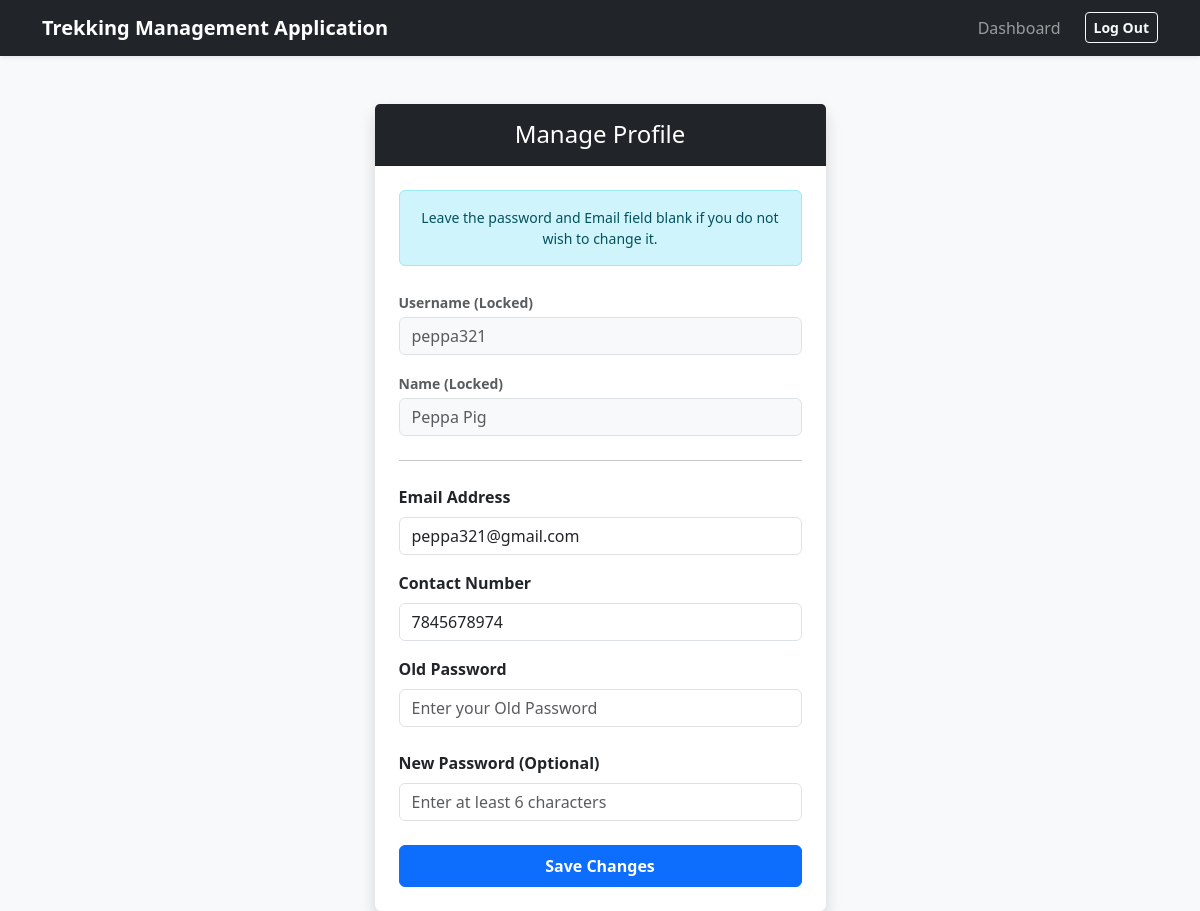
The page /staff/update_profile (signed in) on the database as committed earlier.
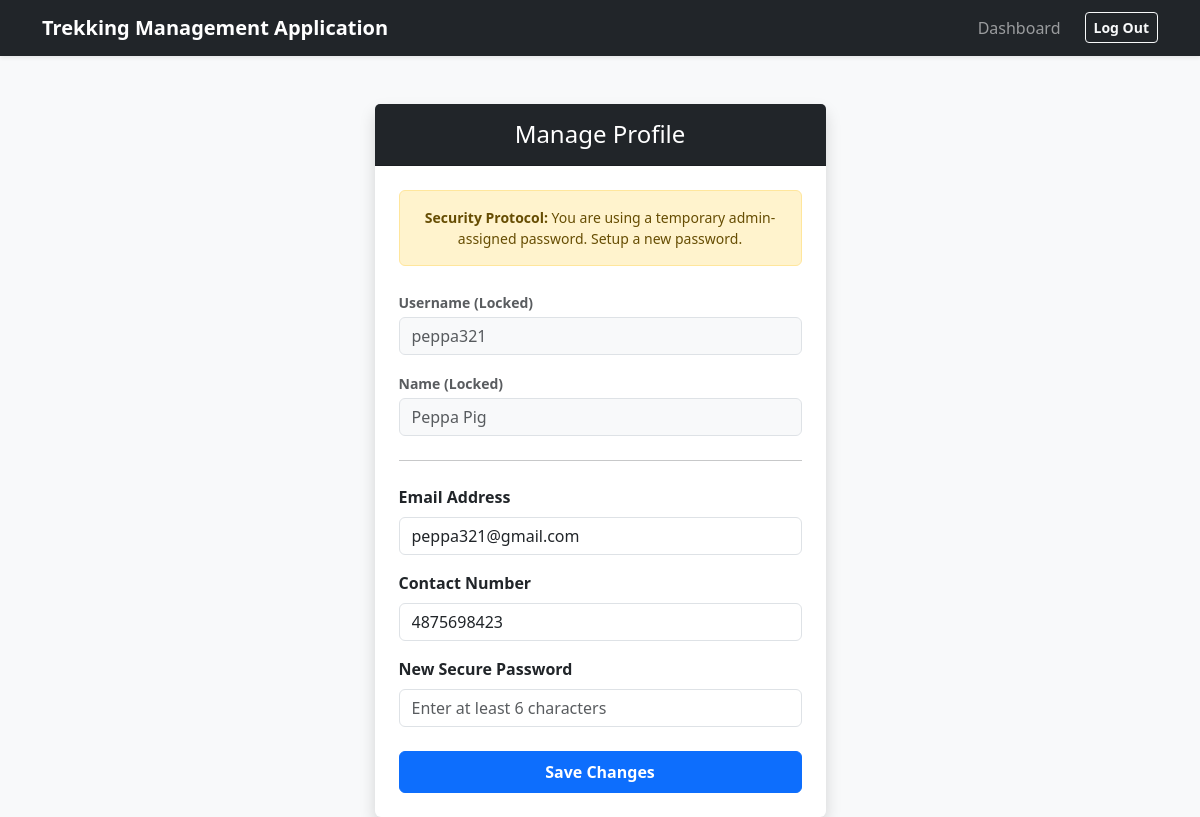
The same page on the database as committed later.
### app/models.py (models this page shows)
class StaffProfile(db.Model):
    __tablename__ = "staff_profiles"
    id = db.Column(db.Integer, primary_key=True)
    user_id = db.Column(db.Integer, db.ForeignKey('users.id'), unique=True, nullable=False)
    contact_number = db.Column(db.String(15), unique=True, nullable=False)
    status = db.Column(db.String(20), nullable=False)

### app/routes/staff.py (the view, shortened to what this page needs)
@staff_bp.route('/update_profile', methods=['GET', 'POST'])
def update_profile():
    current_staff_user = models.User.query.get(session['user_id'])
    is_joining = current_staff_user.staff_profile.status == 'Pending_Active'
    return render_template('staff/update_profile.html', user=current_staff_user, is_joining=is_joining)

### app/routes/staff.py (called while the page is built)
@staff_bp.before_request
def staff_hold():
    if 'user_id' not in session or session.get('role') != 'Staff':
        flash("Unauthorized Access, relogin", "danger")
        return redirect(url_for('auth.login'))
    current_staff_user = models.User.query.get(session['user_id']) # Searches using Primary ID helps with performance boost
    if current_staff_user.staff_profile.status == "Pending_Active":
        allowed_endpoints = ['staff.update_profile', 'auth.logout']
        if request.endpoint not in allowed_endpoints:
            flash("You must finalize your profile first", "warning")
            return redirect(url_for('staff.update_profile'))

### app/templates/staff/update_profile.html (shortened to what this page needs)
{% extends "base.html" %}
{% block content %}
<div class="row justify-content-center mt-5">
    <div class="col-md-6 col-lg-5">
        <div class="card shadow border-0">
            <div class="card-header bg-dark text-white text-center py-3">
                <h4 class="mb-0">{% if is_onboarding %} Account Setup {% else %} Manage Profile {% endif %}</h4>
            </div>
            <div class="card-body p-4">
                {% if is_joining %}
                <div class="alert alert-warning text-center small mb-4">
                    <strong>Security Protocol:</strong> You are using a temporary admin-assigned password. Setup a new password.
                </div>
                {% else %}
                <div class="alert alert-info text-center small mb-4">
                    Leave the password and Email field blank if you do not wish to change it.
                </div>
                {% endif %}
                <form action="{{ url_for('staff.update_profile') }}" method="POST">
                    <div class="mb-3">
                        <label class="form-label text-muted small fw-bold mb-1">Username (Locked)</label>
                        <input type="text" class="form-control bg-light text-muted" value="{{ user.username }}" disabled>
                    </div>
                    <div class="mb-4">
                        <label class="form-label text-muted small fw-bold mb-1">Name (Locked)</label>
                        <input type="text" class="form-control bg-light text-muted" value="{{ user.name }}" disabled>
                    </div>
                    <hr class="mb-4">
                    <div class="mb-3">
                        <label for="email" class="form-label fw-bold">Email Address</label>
                        <input type="email" class="form-control" id="email" name="email" value="{{ user.email_id }}">
                    </div>
                    <div class="mb-3">
                        <label for="contact_number" class="form-label fw-bold">Contact Number</label>
                        <input type="text" class="form-control" id="contact_number" name="contact_number" value="{{ user.staff_profile.contact_number }}" required pattern="\d{10}">
                    </div>
                    {% if not is_joining %}
                    <div class="mb-4">
                        <label for="password" class="form-label fw-bold">Old Password</label>
                        <input type="password" class="form-control" id="password" name="old_password" placeholder="Enter your Old Password">
                    </div>
                    {% endif %}
                    <div class="mb-4">
                        <label for="password" class="form-label fw-bold">{% if is_joining %}New Secure Password{% else %}New Password (Optional){% endif %}</label>
                        <input type="password" class="form-control" id="password" name="new_password" minlength="6" {% if is_onboarding %}required{% endif %} placeholder="Enter at least 6 characters">
                    </div>
                    <button type="submit" class="btn btn-primary w-100 fw-bold py-2">{% if is_onboarding %}Secure Profile & Enter Dashboard{% else %}Save Changes{% endif %}</button>
                </form>
            </div>
        </div>
    </div>
</div>
{% endblock %}

Rows that differ between the two databases and show on the page:
no longer on this page (row edited): StaffProfile: contact_number "7845678974"
now on this page (row edited): StaffProfile: contact_number "4875698423"
Other text that changed with them:
text no longer shown: "Leave the password and Email field blank if you do not wish to change it. Old Password New Password (Optional)"
text now shown: "Security Protocol: You are using a temporary admin-assigned password. Setup a new password. New Secure Password"
